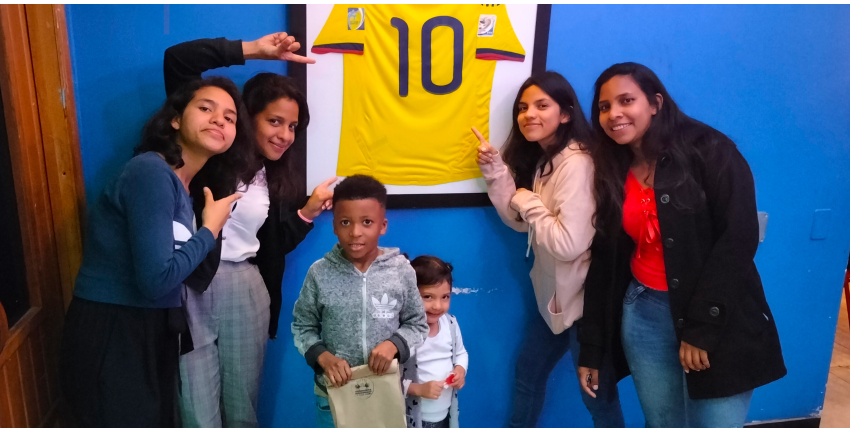
#> input picture temp_img/234443434334.jpg, 1700 x 856 px, found by its file name (shown at 1/2 size)
$ python face.py
#> lines starting #> are read from the running program, lines starting #| are printed output that depends on the picture; after the words box and inside, x2 and y2 are one past the last pixel; in counts of white or black regions, pixels touching at a corner belong together
import cv2
import numpy as np

faceClassif=cv2.CascadeClassifier('haarcascade_frontalface_alt.xml')

image=cv2.imread('234443434334.jpg')
#> image is the input picture: shape (856, 1700, 3); mean B, G, R 99.1, 85.7, 77.1
imageAux=image.copy()
gray=cv2.cvtColor(image,cv2.COLOR_BGR2GRAY)
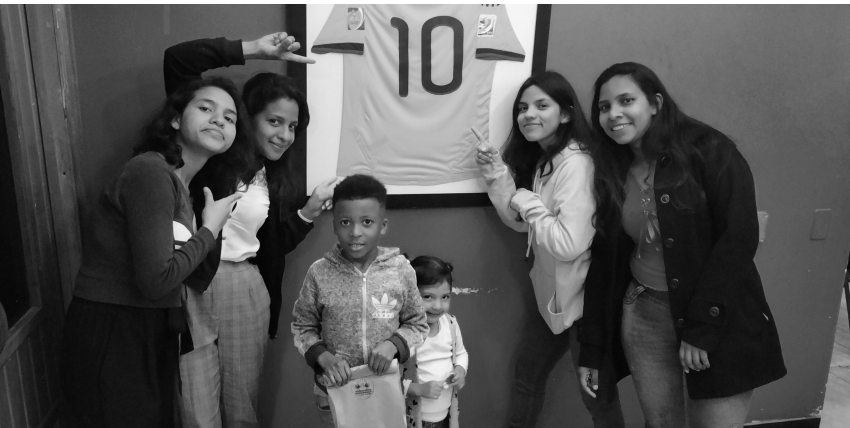
#> gray: shape (856, 1700) (shown at 1/2 size); min 0, max 255, mean 84.6
faces =faceClassif.detectMultiScale(gray,1.1,5 )
#> faces = [[1016, 174, 101, 101], [830, 562, 84, 84], [658, 402, 113, 113], [507, 199, 119, 119], [1175, 157, 124, 124], [368, 167, 129, 129]]
count=0
if faces is ():
    print("vacio")
# [5 lines of commented-out code are left out]

for (x,y,w,h) in faces:
    cv2.rectangle(image,(x,y),(x+w,y+h),(0,255,0),2)
    rostro=imageAux[y:y+h,x:x+w]
    #rostro=cv2.resize(rostro,(150,150),interpolation=cv2.INTER_CUBIC)
    cv2.imwrite('rostro_{}.jpg'.format(count),rostro)
    count+=1
    cv2.imshow('rostro',rostro)
    cv2.imshow('image',image)
#> this loop made 6 passes
#> pass 1, `rostro=imageAux[y:y+h,x:x+w]`:
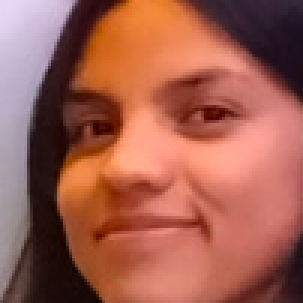
#> rostro: shape (101, 101, 3) (shown 3 times larger); mean B, G, R 80.2, 95, 161
#> pass 1, `cv2.imshow('image',image)`:
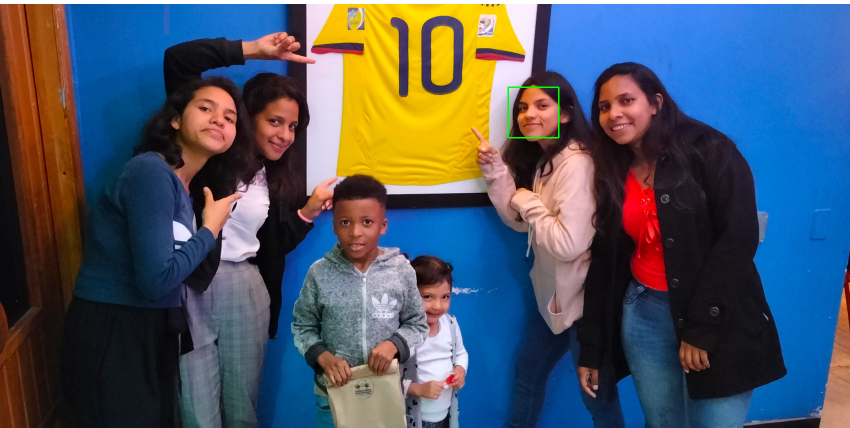
#> window 'image': shape (856, 1700, 3) (shown at 1/2 size); mean B, G, R 99, 85.8, 77
#> pass 2, `rostro=imageAux[y:y+h,x:x+w]`:
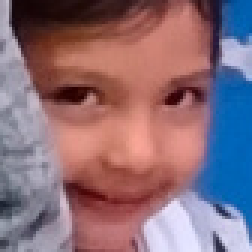
#> rostro: shape (84, 84, 3) (shown 3 times larger); mean B, G, R 120.5, 109.6, 138.2
#> pass 2, `cv2.imshow('image',image)`:
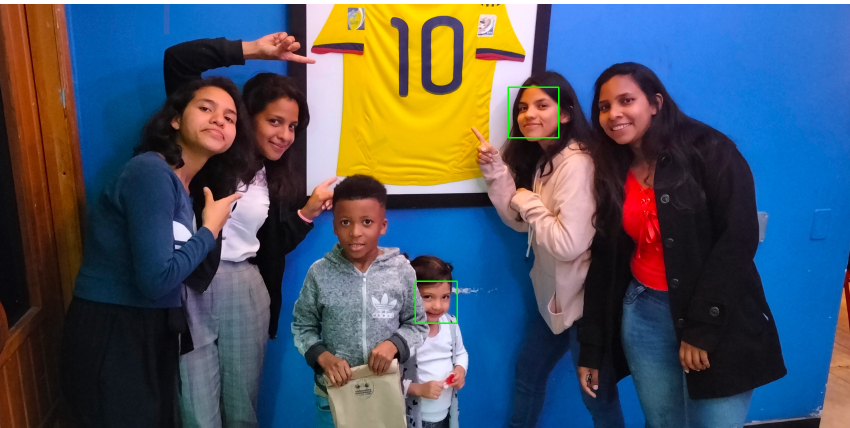
#> window 'image': shape (856, 1700, 3) (shown at 1/2 size); mean B, G, R 98.9, 85.9, 77
#> after the loop:
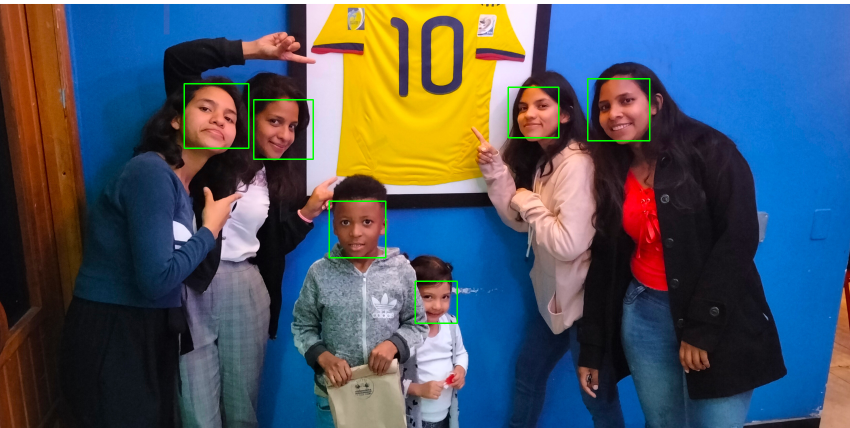
#> image: shape (856, 1700, 3) (shown at 1/2 size); 0.55% of pixels changed, all inside (x1, y1, x2, y2) = (367, 156, 1301, 648)
#> after the loop, count = 6
    #cv2.waitKey(0)
cv2.destroyAllWindows()
